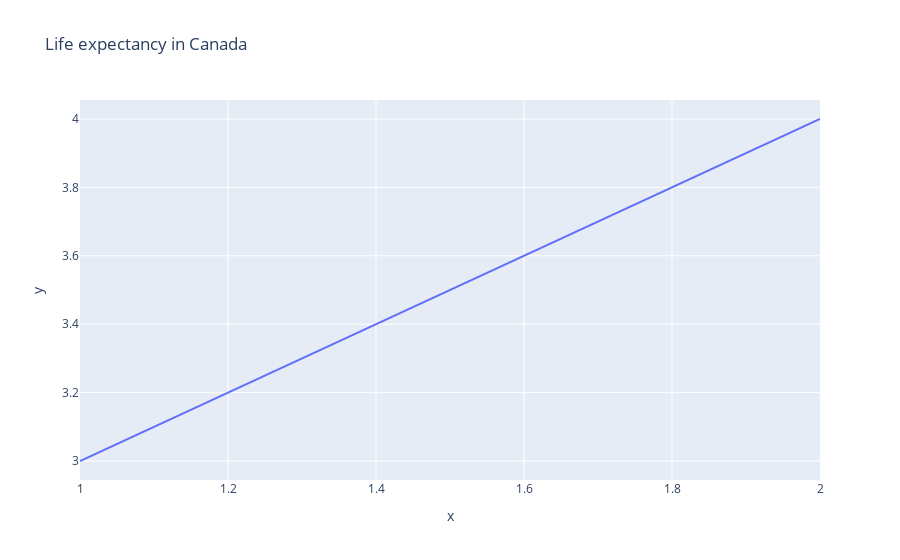

The notebook cell this image was saved under:
### Code cell
# Wyświetlenie wykresu
fig.show()

### Figure 1 — Plotly figure (JSON) as saved in the notebook; plotly's stock layout.template omitted (floating-point values rounded to 4 significant figures)
{"data": [{"hovertemplate": "x=%{x}<br>y=%{y}<extra></extra>", "legendgroup": "", "line": {"color": "#636efa", "dash": "solid"}, "marker": {"symbol": "circle"}, "mode": "lines", "name": "", "orientation": "v", "showlegend": false, "type": "scatter", "x": [1, 2], "xaxis": "x", "y": [3, 4], "yaxis": "y"}], "layout": {"legend": {"tracegroupgap": 0}, "title": {"text": "Life expectancy in Canada"}, "xaxis": {"anchor": "y", "domain": [0, 1], "title": {"text": "x"}}, "yaxis": {"anchor": "x", "domain": [0, 1], "title": {"text": "y"}}}}
